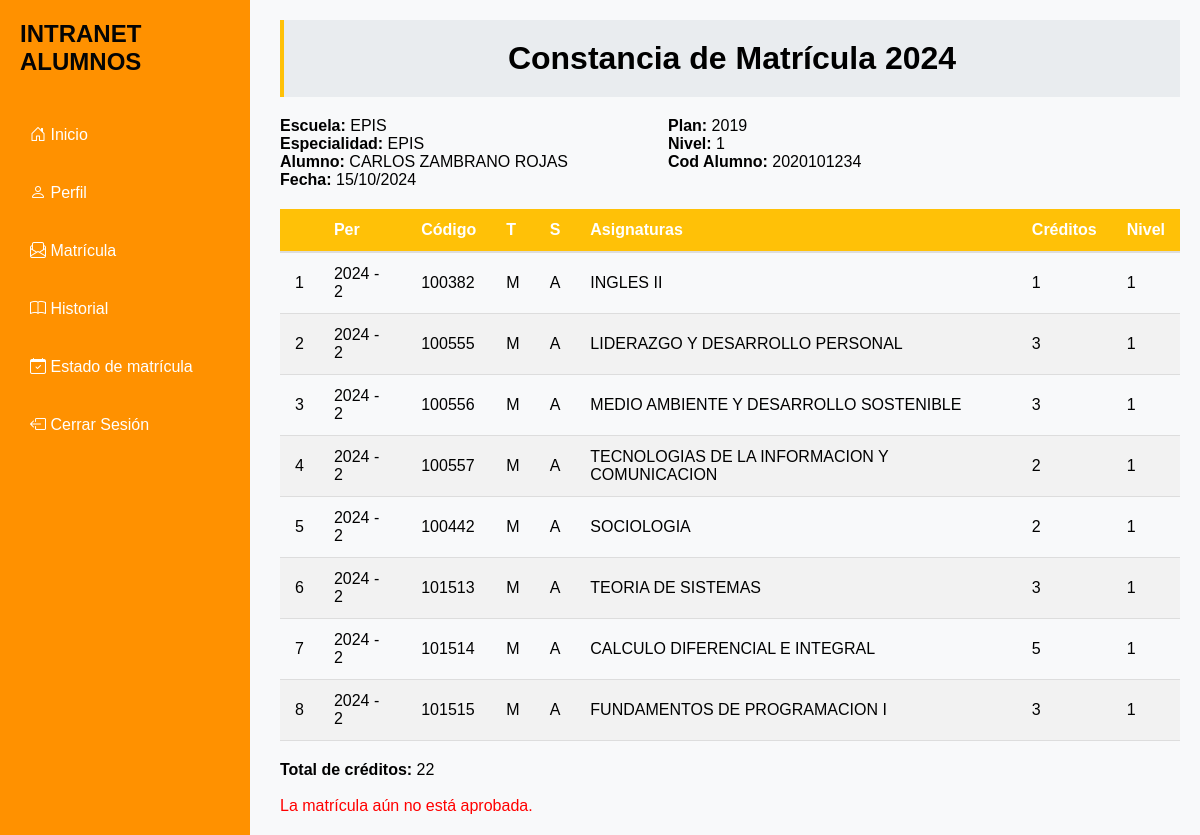
Page /detalles-matricula/5/ (signed in) on the committed database.
### App/models.py (models this page shows, shortened)
class Matricula(models.Model):
    id_matricula = models.AutoField(primary_key=True)
    alumno = models.ForeignKey(Alumno, on_delete=models.CASCADE)
    cursos = models.ManyToManyField(Curso)
    boucher = models.ManyToManyField(Boucher)
    plan = models.ForeignKey(Plan, on_delete=models.CASCADE)
    fecha_matricula = models.DateTimeField(default=timezone.now)
    estado = models.CharField(max_length=20, default='pendiente')
    mensaje_rechazo = models.TextField(blank=True, null=True)
    mensaje_aprobacion = models.TextField(blank=True, null=True)

class Alumno(models.Model):
    id_alumno = models.AutoField(primary_key=True)
    codigo = models.CharField(max_length=10, default=1)
    plan = models.ForeignKey(Plan, on_delete=models.CASCADE)
    nombres = models.CharField(max_length=100)
    apellido_paterno = models.CharField(max_length=100)
    apellido_materno = models.CharField(max_length=100)
    dni = models.CharField(max_length=8)
    correo = models.EmailField(max_length=100)
    celular = models.CharField(max_length=9)
    escuela = models.ForeignKey(Escuela, on_delete=models.CASCADE)
    anio = models.IntegerField(default=1)
    def __str__(self):
        return self.nombres + " " + self.apellido_paterno + " " + self.apellido_materno

class Escuela (models.Model):
    id_escuela = models.AutoField(primary_key=True)
    nombre_escuela = models.CharField(max_length=100)
    def __str__(self):
        return self.nombre_escuela

class Plan (models.Model):
    id_plan = models.AutoField(primary_key=True)
    nombre_plan = models.CharField(max_length=100)
    def __str__(self):
        return self.nombre_plan

class Curso(models.Model):
    id = models.AutoField(primary_key=True)
    codigo = models.CharField(max_length=10)
    nombre_curso = models.CharField(max_length=100)
    semestre = models.IntegerField(default=1)
    creditos = models.IntegerField()
    turno = models.CharField(
        max_length=1,
        choices=[('M', 'M'), ('T', 'T'), ('N', 'N')]
    )
    seccion = models.CharField(max_length=1, choices=[('A', 'A'), ('B', 'B'), ('C', 'C')])
    prerrequisito = models.CharField(
        max_length=10,
        null=True,
        blank=True,
    )
    anio = models.IntegerField(default=1)
    cupos_disponibles = models.IntegerField(default=30)

### App/views.py (the view)
# urls.py: path('detalles-matricula/<int:matricula_id>/', views.detalles_matricula, name='detalles_matricula'),
@login_required
def detalles_matricula(request, matricula_id):
    matricula = get_object_or_404(Matricula, id_matricula=matricula_id)
    cursos = matricula.cursos.all()
    total_creditos = sum(curso.creditos for curso in cursos)
    return render(request, 'detalles.html', {'matricula': matricula, 'cursos': cursos, 'total_creditos': total_creditos})

### App/templates/detalles.html
{% extends 'base.html' %}
{% block content %}
<div style="margin-left: 260px;" class="Datos_Matricula">
    <h1>Constancia de Matrícula {% now "Y" %}</h1>
    <div class="constancia-encabezado">
        <div>
            <p><strong>Escuela:</strong> {{ matricula.alumno.escuela }}</p>
            <p><strong>Especialidad:</strong> {{ matricula.alumno.escuela }}</p>
            <p><strong>Alumno:</strong> {{ matricula.alumno|upper }}</p>
            <p><strong>Fecha:</strong> {{ matricula.fecha_matricula|date:"d/m/Y" }}</p>
        </div>
        <div>
            <p><strong>Plan:</strong> {{ matricula.alumno.plan }}</p>
            <p><strong>Nivel:</strong> {{ matricula.alumno.anio }}</p>
            <p><strong>Cod Alumno:</strong> {{ matricula.alumno.codigo }}</p>
        </div>
    </div>
    <div>
        {% if cursos %}
        <div>
            <table class="tabla-canasta" style="margin-top: 0px;">
                <thead>
                    <tr>
                        <th></th>
                        <th>Per</th>
                        <th>Código</th>
                        <th>T</th>
                        <th>S</th>
                        <th>Asignaturas</th>
                        <th>Créditos</th>
                        <th>Nivel</th>
                    </tr>
                </thead>
                <tbody>
                    {% for curso in cursos %}
                    <tr>
                        <td>{{ forloop.counter }}</td>
                        <td>{% now "Y" %} - {{ curso.semestre}}</td>
                        <td>{{ curso.codigo }}</td>
                        <td>{{ curso.turno }}</td>
                        <td>{{ curso.seccion }}</td>
                        <td>{{ curso.nombre_curso }}</td>
                        <td>{{ curso.creditos }}</td>
                        <td>{{ curso.anio }}</td>
                    </tr>
                    {% endfor %}
                </tbody>
            </table>
        </div>
        <p style="margin-top: 20px;"><strong>Total de créditos: </strong>{{ total_creditos }}</p>
        <br />
        {% if matricula.estado == "aprobado" %}
            <a href="{% url 'descargar_pdf' matricula.id_matricula %}" class="btn btn-primary">Descargar PDF</a>
            <form method="POST" action="{% url 'enviar_pdf' matricula.id_matricula %}">
                {% csrf_token %}
                <input type="email" name="correo" placeholder="Ingresa tu correo" required>
                <button type="submit" class="btn btn-primary" style="border: none;">Enviar a Correo</button>
            </form>
        {% else %}
            <p style="color: red;">La matrícula aún no está aprobada.</p>
        {% endif %}
        {% else %}
        <p>No hay cursos matriculados.</p>
        {% endif %}
    </div>
</div>
{% endblock %}

### App/templates/base.html (style rules this page uses)
* { margin: 0; padding: 0; box-sizing: border-box; font-family: Arial, sans-serif; }
body { display: flex; min-height: 100vh; }
.Datos_Matricula h1, .Historial_Matricula h1 { background-color: #e9ecef; padding: 20px; border-left: 4px solid #ffc107; text-align: center; }
.Datos_Matricula, .Historial_Matricula { width: calc(100% - 240px); margin-left: 240px; margin-top: -20px; padding: 20px; display: flex; flex-direction: column; gap: 20px; }
.tabla-canasta { width: 100%; border-collapse: collapse; margin-top: 20px; }
.tabla-canasta th, .tabla-canasta td { padding: 12px 15px; text-align: left; }
.tabla-canasta thead { background-color: #ffc107; color: white; }
.tabla-canasta tbody tr:nth-child(even) { background-color: #f2f2f2; }
.tabla-canasta th { font-weight: bold; border-bottom: 2px solid #ddd; }
.tabla-canasta td { border-bottom: 1px solid #ddd; }
.constancia-encabezado { display: flex; gap: 100px; }

### rows in the picture
Matricula: alumno.escuela "EPIS", alumno "CARLOS ZAMBRANO ROJAS", fecha_matricula "15/10/2024", alumno.plan "2019", alumno.anio "1", alumno.codigo "2020101234"
Curso: now "2024", semestre "2", codigo "100382", turno "M", seccion "A", nombre_curso "INGLES II", creditos "1", anio "1"
Curso: now "2024", semestre "2", codigo "100555", turno "M", seccion "A", nombre_curso "LIDERAZGO Y DESARROLLO PERSONAL", creditos "3", anio "1"
Curso: now "2024", semestre "2", codigo "100556", turno "M", seccion "A", nombre_curso "MEDIO AMBIENTE Y DESARROLLO SOSTENIBLE", creditos "3", anio "1"
Curso: now "2024", semestre "2", codigo "100557", turno "M", seccion "A", nombre_curso "TECNOLOGIAS DE LA INFORMACION Y COMUNICACION", creditos "2", anio "1"
Curso: now "2024", semestre "2", codigo "100442", turno "M", seccion "A", nombre_curso "SOCIOLOGIA", creditos "2", anio "1"
Curso: now "2024", semestre "2", codigo "101513", turno "M", seccion "A", nombre_curso "TEORIA DE SISTEMAS", creditos "3", anio "1"
Curso: now "2024", semestre "2", codigo "101514", turno "M", seccion "A", nombre_curso "CALCULO DIFERENCIAL E INTEGRAL", creditos "5", anio "1"
Curso: now "2024", semestre "2", codigo "101515", turno "M", seccion "A", nombre_curso "FUNDAMENTOS DE PROGRAMACION I", creditos "3", anio "1"

### other values in the picture
{{ total_creditos }} "22"
